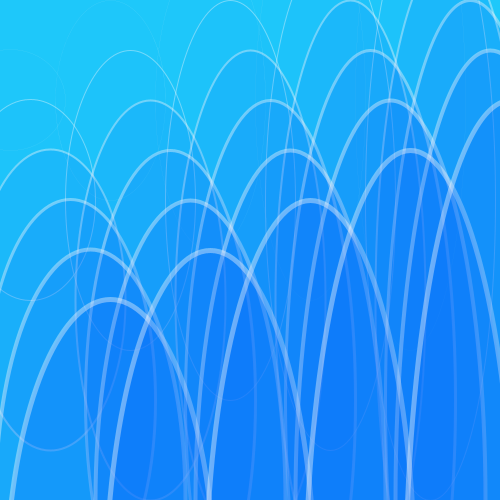
Frame 1 (no input)
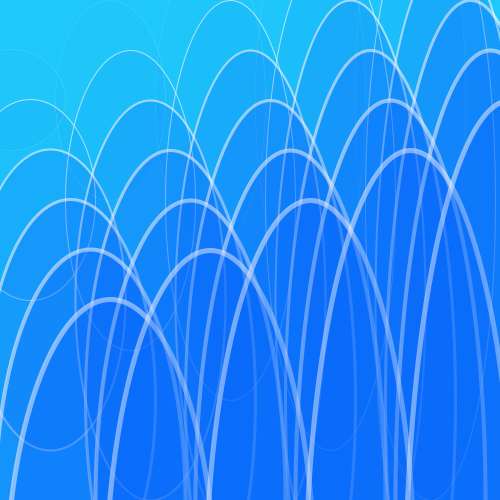
Frame 2 (the mouse pressed at the canvas centre, redrawn once)

The Processing sketch that drew these frames (run headless with seeded random() and noise(); the mouse was pressed at the canvas centre and the sketch redrawn once):

// Processing sketch: processing_164770
// ── processing_164770.pde

void setup() {
  size(500,500); 
  background(30, 200, 250); 
  smooth();
  noLoop();
}

void draw() {
  circle(10, 0, 10, 100, 10, 1);
  circle(20, 1, 30, 200, 20, 10);
  circle(30, 2, 50, 300, 30, 30);
  circle(40, 3, 70, 400, 40, 40);
  circle(20, 4, 90, 500, 50, 50);
  circle(30, 5, 110, 600, 60, 60);
}

void circle(int gray, int weight, int x , int y, int size, int alpha) {
  stroke(250, 250, 250, 100);
  fill(10, 100, 250, alpha);
  strokeWeight(weight);
ellipse(x, y, x+100, y+1);
ellipse(x+100, y, x+100, y+100);
ellipse(x+200, y, x+100, y+200);
ellipse(x+300, y, x+100, y+300);
ellipse(x+400, y, x+100, y+400);
}
